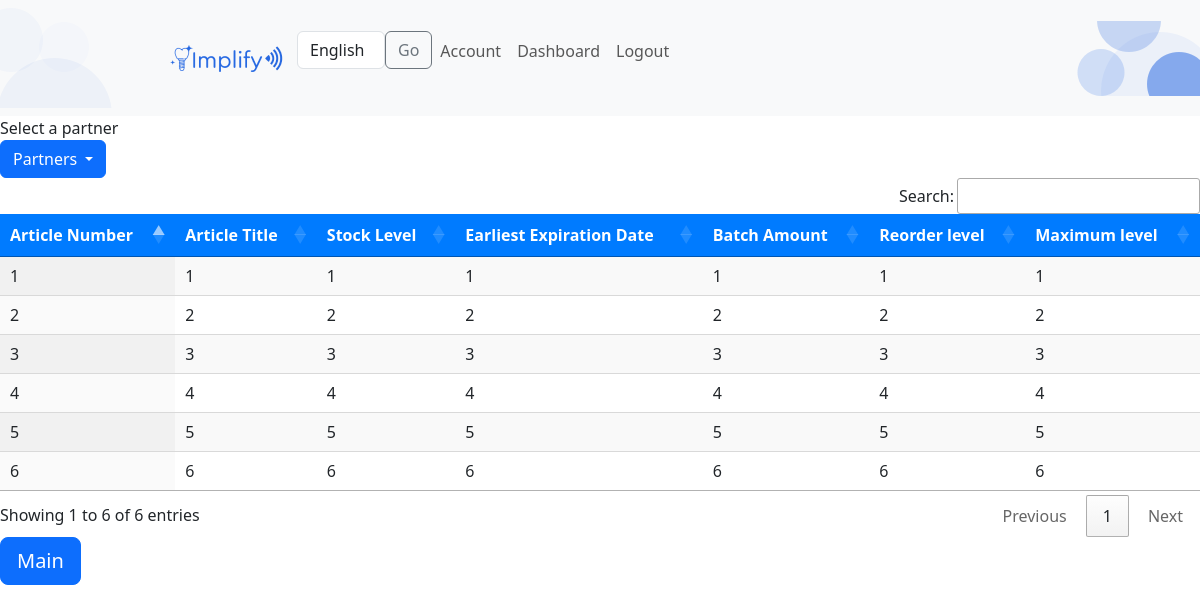
Page /dashboard/ on the earlier database version.
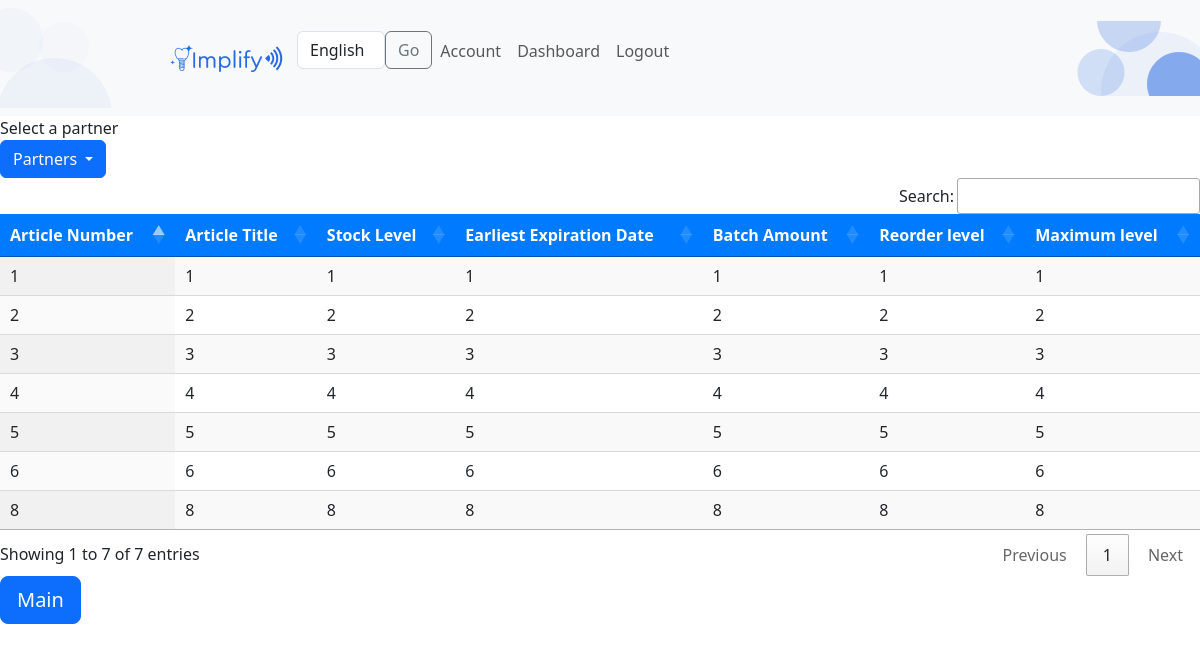
Same page on the later database version.
### hello_app/models.py (models this page shows)
class Dashboard(models.Model):
    article_number = models.CharField(max_length=50)
    article_title = models.CharField(max_length=50)
    stock_level = models.CharField(max_length=50)
    earliest_expiration_date = models.CharField(max_length=50)
    batch_amount = models.CharField(max_length=50)
    reorder_level = models.CharField(max_length=50)
    maximum_level  = models.CharField(max_length=50)

### hello_app/views.py (the view)
# urls.py: path('dashboard/', views.dashboard, name='dashboard'),
def dashboard(request):
    data_set = Dashboard.objects.all()
    return render(request,'table.html',{'data_set':data_set})

### templates/table.html (shortened to what this page needs)
{% load bootstrap5 %}
{% bootstrap_css %}
<nav class="navbar navbar-expand-lg navbar-light bg-light nav-bar-custom-style">
    <img src="/static/images/navbar_images/left.png" id="nav-left-image" alt="left" class="h-100 d-inline-block img-styles" style="left: 0;">
    <div style="display" class="ml-5" id="implify-connect-logo">
        <a href="/admin" class="ml-5">
            <img src="/static/images/navbar_images/implify_connect_logo_new.png">
        </a>
    </div>
    <div class="collapse navbar-collapse account-collapse mt-xs-5" style="z-index: 2;" id="navbarToggler">
        <ul class="navbar-nav ml-auto d-flex mr-5">
            <form id="language_selector" style="margin-left: 10px" action="/i18n/setlang/" method="post">
                <div class="d-flex align-items-center">
                    <div class="form-group mb-0">
                        <select name="language" class="form-control">
                            <option value="en" selected="selected">English</option>
                        </select>
                    </div>
                    <div class="form-group mb-0 ml-2">
                        <button class="btn btn-outline-secondary" type="submit" data-loading-text="Submitting...">Go</button>
                    </div>
                </div>
            </form>
                <li class="nav-item mr-2">
                        <a href="/accounts/" class="nav-link mt-2 mt-lg-0">
                            Account
                        </a>
                </li>
                    <li class="nav-item mr-2">
                        <a href="/dashboard/reports/" class="nav-link">
                            Dashboard
                        </a>
                    </li>
                <li class="nav-item mr-2">
                    <a id="logout_link" href="/accounts/logout/" class="nav-link">
                        Logout
                    </a>
                </li>
        </ul>
    </div>
    <img src="/static/images/navbar_images/right.png" alt="right" id="nav-right-image" class="h-100 d-inline-block img-styles" style="right: 0;">
</nav>
    <head>
      <link rel="stylesheet" type="text/css" href="https://cdn.datatables.net/1.11.5/css/jquery.dataTables.css">
    </head>
<div id="dashboard">
      <div>Select a partner</div>
      <div class="dropdown">
        <button class="btn btn-primary dropdown-toggle" type="button" id="dropdownMenuButton" data-bs-toggle="dropdown" aria-expanded="false">
          Partners
        </button>
      </div>
     <div>
    <table id="example"  class="display">
        <thead class="table-header-blue">
          <tr>
            <th scope="col">Article Number</th>
            <th scope="col">Article Title</th>
            <th scope="col">Stock Level</th>
            <th scope="col">Earliest Expiration Date</th>
            <th scope="col">Batch Amount</th>
            <th scope="col">Reorder level</th>
            <th scope="col">Maximum level</th>
          </tr>
        </thead>
        <tbody>
            {% for item in data_set %}
            <tr>
                <td>{{ item.article_number }}</td>
                <td>{{ item.article_title }}</td>
                <td>{{ item.stock_level }}</td>
                <td>{{ item.earliest_expiration_date }}</td>
                <td>{{ item.batch_amount }}</td>
                <td>{{ item.reorder_level }}</td>
                <td>{{ item.maximum_level }}</td>
            </tr>
            {% endfor %}
        </tbody>
      </table>
    </div>
</div>
<a href="/main" class="btn btn-primary btn-lg btn-block">Main</a>

### templates/table.html (style rules this page uses)
.table-header-blue { background-color: #007bff; color: white; }

Differences in the rows shown:
added Dashboard: article_number "8", article_title "8", stock_level "8", earliest_expiration_date "8", batch_amount "8", reorder_level "8", maximum_level "8"
Other differences:
text written by a page script: "Search: Showing 1 to 6 of 6 entries Previous 1 Next" → "Search: Showing 1 to 7 of 7 entries Previous 1 Next"
